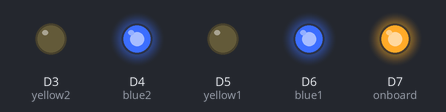
This sketch was run on a simulated Particle Photon. On the bench: output pins drawn as LEDs (lit = HIGH).

Above: at 0.1 s.
Timing chart, 0 to 1.6 s (numbered marks = the images above):
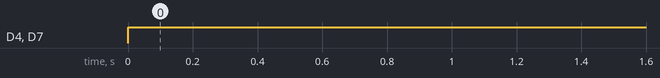

Measured:
- by itself, D4 (blue2), D7 (onboard): LOW → HIGH at 0.00 s

The sketch:

wakeuplight.ino
```cpp
// Output Pin Variables
int yellow1 = D5;       // Yellow LED - Turn on when it's ok to wake up
int yellow2 = D3;       // Yellow LED - Turn on when it's ok to wake up
int blue1 = D6;          // Blue LED - Turn on when it's bedtime
int blue2 = D4;          // Blue LED - Turn on when it's bedtime
int onboard = D7;       // Onboard Blue LED - We'll turn off during the day and turn on at bedtime

// State variables
bool isNight = true;
int checkDelay = 5 * 1000; // Check every 5 seconds

void setup() {
    // Initialize Outputs
    pinMode(blue1, OUTPUT);
    pinMode(blue2, OUTPUT);
    pinMode(onboard, OUTPUT);
    pinMode(yellow1, OUTPUT);
    pinMode(yellow2, OUTPUT);

    // Initialize particle cloud functions
    Particle.function("wakeUp", wakeUp);
    Particle.function("bedtime", bedtime);
}

int wakeUp(String command) {
  isNight = false;
  return 1;
}

int bedtime(String command) {
  isNight = true;
  return 1;
}

void loop() {

    if (isNight) {
        digitalWrite(blue1, HIGH);
        digitalWrite(blue2, HIGH);
        digitalWrite(onboard, HIGH);
        digitalWrite(yellow1, LOW);
        digitalWrite(yellow2, LOW);
    } else {
        digitalWrite(blue1, LOW);
        digitalWrite(blue2, LOW);
        digitalWrite(onboard, LOW);
        digitalWrite(yellow1, HIGH);
        digitalWrite(yellow2, HIGH);
    }

    // Wait 5 sec...
    delay(checkDelay);
}
```
